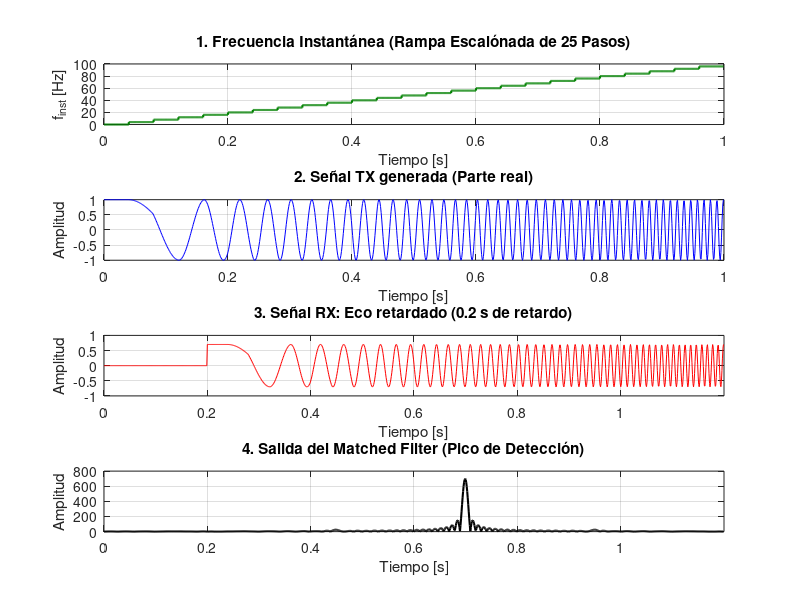

This chart was generated by the following MATLAB code:
%% Rampa Escalonada Única (25 Pasos) y Simulación de Matched Filter
clc; clear; close all;

% --- Parámetros base ---
f_ini = 0;      % [Hz] Frecuencia inicial
f_fin = 100;    % [Hz] Frecuencia final
fs    = 1000;   % [Hz] Frecuencia de muestreo
T     = 1;      % [s] Duración total del chirp
N     = T*fs;   % Número total de muestras
t     = (0:N-1)/fs;

% --- Eco simulado ---
delay_time = 0.2;         % [s] Retardo del eco (distancia)
delay_samples = round(delay_time*fs);
atten = 0.7;              % Atenuación de la señal recibida

% --- Parámetros de la Rampa (CASO ÚNICO) ---
n_steps = 25;             % Número de escalones (pasos)
dwell   = T / n_steps;    % Tiempo que dura cada escalón
samples_s = round(dwell * fs); % Muestras por escalón

% --- Construcción escalonada de frecuencia (f_inst) ---
B = f_fin - f_ini;
df = B / n_steps;
f_lvls = f_ini + (0:n_steps-1)*df;

% Usar repelem para construir la rampa escalonada
f_inst = repelem(f_lvls, samples_s).';

% Ajustar la longitud al número total de muestras N
if numel(f_inst) < N
    f_inst(end+1:N) = f_lvls(end);
elseif numel(f_inst) > N
    f_inst = f_inst(1:N);
end

% ===== 1. Señal Tx (Generación del Chirp) =====
% La fase es la integral de la frecuencia instantánea
phi = 2*pi*cumsum(f_inst)/fs;
tx  = exp(1j*phi);    % Usamos señal compleja para mantener la fase

% ===== 2. Señal Rx (Retardada y Atenuada) =====
rx = zeros(1, N + delay_samples);
rx(delay_samples+1:delay_samples+N) = atten * tx;
t_rx = (0:length(rx)-1)/fs;

% ===== 3. Matched Filter (Compresión de Pulso) =====
% El filtro adaptado es la versión conjugada e invertida en el tiempo de la señal TX
h = conj(flip(tx));
y = conv(rx, h, 'same'); % Convolución para obtener la salida del filtro

% =========================================================
% ===== GRÁFICOS: Cadena de Procesamiento para 25 Pasos =====
% =========================================================

figure('Name','Rampa Escalonada: 25 Pasos');

% (1) Frecuencia instantánea (El Chirp Escalónado)
subplot(4,1,1);
stairs(t, f_inst, 'LineWidth', 1.5, 'Color', [0 0.5 0]); grid on;
xlabel('Tiempo [s]'); ylabel('f_{inst} [Hz]');
title(sprintf('1. Frecuencia Instantánea (Rampa Escalónada de %d Pasos)', n_steps));
xlim([0 T]);

% (2) Tx (parte real)
subplot(4,1,2);
plot(t, real(tx), 'b'); grid on;
xlabel('Tiempo [s]'); ylabel('Amplitud');
title('2. Señal TX generada (Parte real)');
xlim([0 T]);

% (3) Rx (retardada)
subplot(4,1,3);
plot(t_rx, real(rx), 'r'); grid on;
xlabel('Tiempo [s]'); ylabel('Amplitud');
title(sprintf('3. Señal RX: Eco retardado (%.1f s de retardo)', delay_time));
xlim([0 T+delay_time]);

% (4) Salida matched filter (Detección del objetivo)
subplot(4,1,4);
plot(t_rx, abs(y), 'k', 'LineWidth', 1.5); grid on;
xlabel('Tiempo [s]'); ylabel('Amplitud');
title('4. Salida del Matched Filter (Pico de Detección)');
xlim([0 T+delay_time]);
